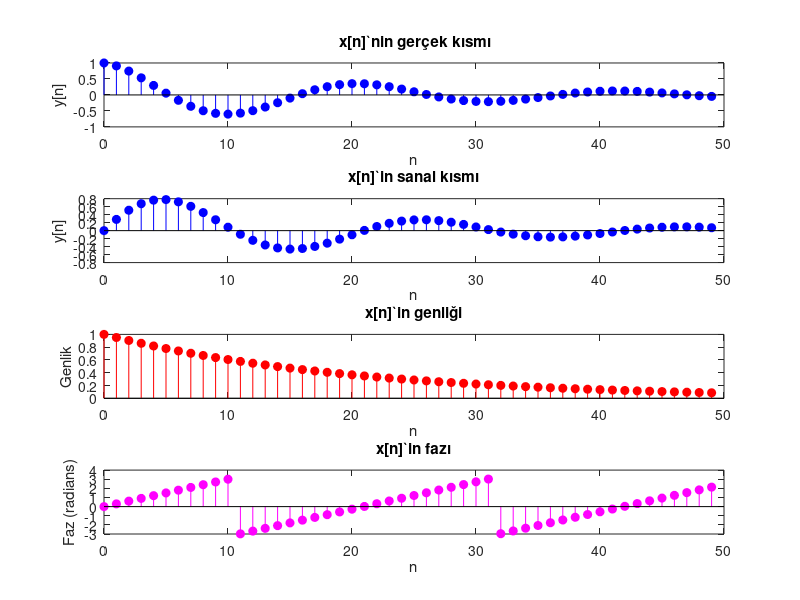

The MATLAB script that drew this image: (Note: this script raises an error after producing the figure.)
% Mehmet ALTINTAŞ 1901022065
% ELM 264 PROJE 1 - PROBLEM 1

% n ve t için aralık 
n = 0:49; %  0'dan  49'a dizi
t = linspace(0, 50, 500); % 0 ila 50 arasında 500 doğrusal aralıklı nokta

% Ayrık ve sürekli zaman fonksiyonları
x_n = exp(-0.05*n) .* (cos(0.3*n) + 1i * sin(0.3*n));
x_t = exp(-0.05*t) .* (cos(0.3*t) + 1i * sin(0.3*t));

% x[n] için gerçek ve sanal kısımları, büyüklüğü ve fazı 
real_n = real(x_n);
imag_n = imag(x_n);
magnitude_n = abs(x_n);
phase_n = angle(x_n);

% x[t] için gerçek ve sanal kısımları, büyüklüğü ve fazı 
real_t = real(x_t);
imag_t = imag(x_t);
magnitude_t = abs(x_t);
phase_t = angle(x_t);

% x[n] için grafikler
figure;

% x[n]'in gerçek kısmı
subplot(4, 1, 1);
stem(n, real_n, 'b', 'filled');
title(' x[n]`nin gerçek kısmı');
xlabel('n');
ylabel('y[n]');

% x[n]'in sanal kısmı
subplot(4, 1, 2);
stem(n, imag_n, 'b', 'filled');
title('x[n]`in sanal kısmı');
xlabel('n');
ylabel('y[n]');

% x[n]'in genliği
subplot(4, 1, 3);
stem(n, magnitude_n, 'r', 'filled');
title('x[n]`in genliği');
xlabel('n');
ylabel('Genlik');

% x[n]'in fazı
subplot(4, 1, 4);
stem(n, phase_n, 'm', 'filled');
title('x[n]`in fazı');
xlabel('n');
ylabel('Faz (radians)');


sgtitle('Ayrık Zamanlı Sinyal Karakteristikleri');

% x[t] için grafikler
figure;

% x(t)'nin gerçek kısmı
subplot(4, 1, 1);
plot(t, real_t, 'b');
title('x(t)`nin gerçek kısmı');
xlabel('t');
ylabel('y[t]');

% x(t)'nin sanal kısmı
subplot(4, 1, 2);
plot(t, imag_t, 'b');
title('x(t)`nin sanal kısmı');
xlabel('t');
ylabel('y[t]');

% x(t)'nin genliği
subplot(4, 1, 3);
plot(t, magnitude_t, 'r');
title('x(t)`nin genliği');
xlabel('t');
ylabel('Genlik');

% x(t)'nin fazı
subplot(4, 1, 4);
plot(t, phase_t, 'm');
title('x(t)`nin fazı');
xlabel('t');
ylabel('Faz (radians)');


sgtitle('Sürekli Zamanlı Sinyal Karakteristikleri');
